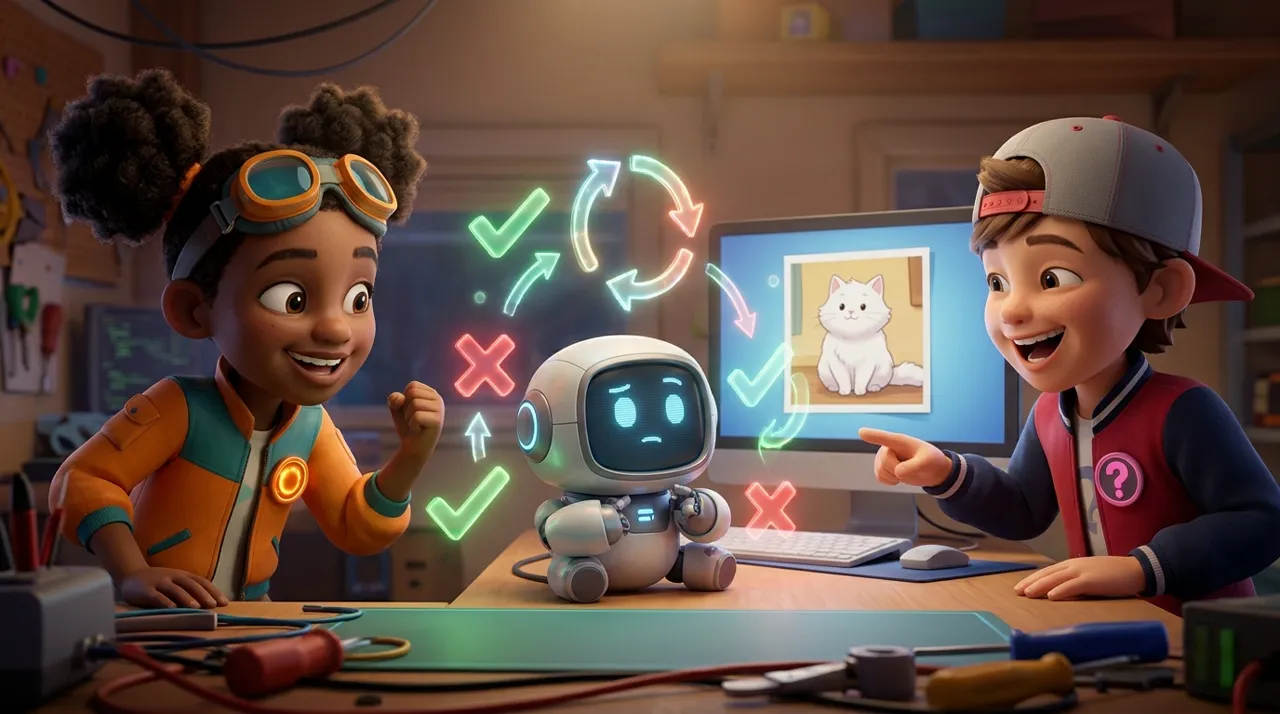
#> input picture app/assets/img2_px5.webp, 1280 x 714 px
$ python -i make_reels.py   (imports and definitions only)
#> lines starting #> are read from the running program, lines starting #| are printed output that depends on the picture
import json, re, subprocess, sys, os
from PIL import Image, ImageDraw, ImageFont, ImageFilter
# Usage: python3 make_reels.py <date YYYY-MM-DD> <input folder with package, images, _music> <output folder> <post numbers...>
U=os.path.join(sys.argv[2],''); R=os.path.join(sys.argv[3],''); DATE=sys.argv[1]
F=os.path.join(os.path.dirname(os.path.abspath(__file__)),'fonts','')
# [1 line not run here, left out]
W,H=1080,1920
NAVY=(6,14,30); WHITE=(242,246,255); MUTED=(176,194,226); CYAN=(102,224,255); AMBER=(255,190,92)
f=lambda n,s: ImageFont.truetype(F+n+'.ttf',s)
TITLE=lambda s:f('nunito-latin-800-normal',s); BODY=lambda s:f('nunito-latin-600-normal',s); BOLD=lambda s:f('nunito-latin-800-normal',s)
# [19 lines left out: functions wrap, rich, not called in this run]
rich.state=False
# [76 lines left out: functions hook_overlay, overlay, not called in this run]
def bg(path):
#> called with path = '../app/assets/img2_px5.webp'
    im=Image.open(path).convert('RGB'); s=max(W*1.12/im.width,H*1.12/im.height)
#> in bg, im is the input picture: PIL image 1280x714 RGB; mean R, G, B 95.3, 76.1, 67.1
#> after `s = max(W * 1.12 / im.width, H * 1.12 / im.height)`: s = 3.01
    im=im.resize((round(im.width*s),round(im.height*s)),Image.LANCZOS)
#> im: PIL image 3855x2150 RGB
    x=(im.width-int(W*1.12))//2; y=(im.height-int(H*1.12))//2
#> after `x = (im.width - int(W * 1.12)) // 2`: x = 1323
#> after `y = (im.height - int(H * 1.12)) // 2`: y = 0
    return im.crop((x,y,x+int(W*1.12),y+int(H*1.12)))
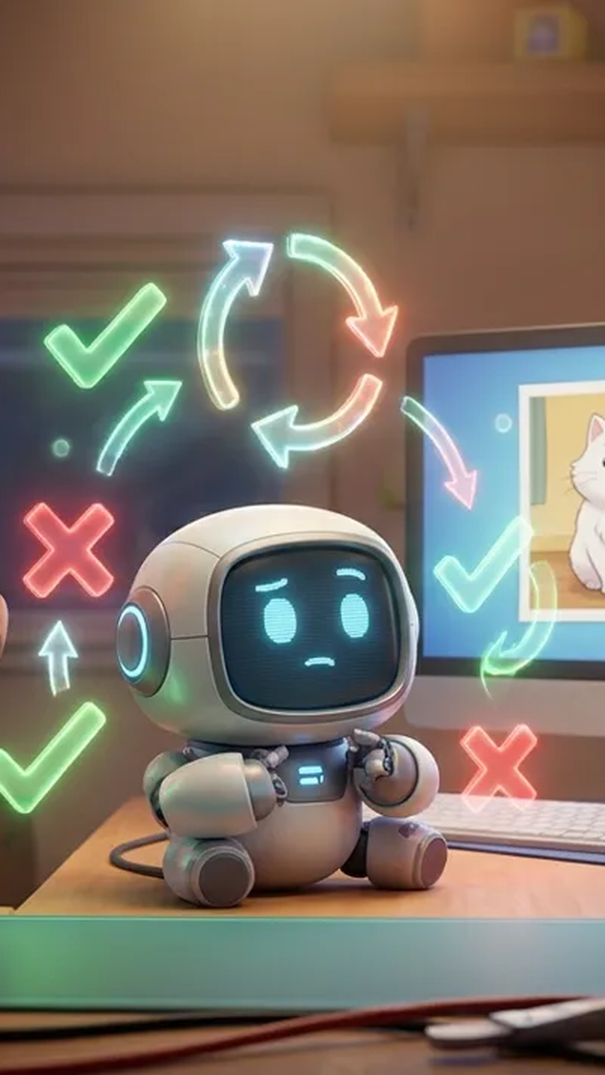
#> returned value: PIL image 1209x2150 RGB (shown at 1/2 size); mean R, G, B 126.9, 116.1, 104.2
# [25 lines left out: function make, not called in this run]
# captions: package description plus the music credit
def caption(p): return p['description'].replace('\n\n#IMAGINE','\n\nMusic: “Discovery” by Scott Buckley (CC BY 4.0)\n\n#IMAGINE',1)
nums=list(map(int,sys.argv[4:]))
# [3 lines not run here, left out]

>>> result = bg('../app/assets/img2_px5.webp')

$ run again, on app/assets/img3_bl4.webp
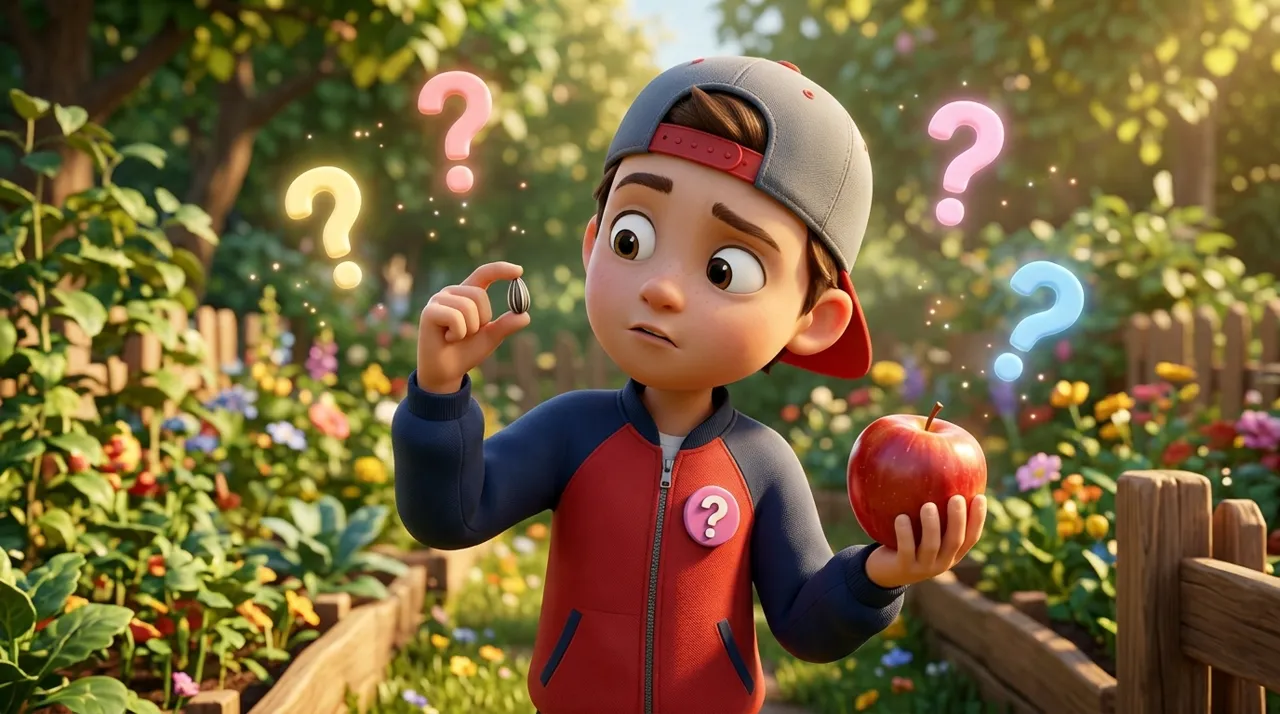
#> input picture app/assets/img3_bl4.webp, 1280 x 714 px
#> in bg, im is the input picture: PIL image 1280x714 RGB; mean R, G, B 119.7, 100.1, 60
#> im: PIL image 3855x2150 RGB
#> in bg, `return im.crop((x,y,x+int(W*1.12),y+int(H*1.12)))`:
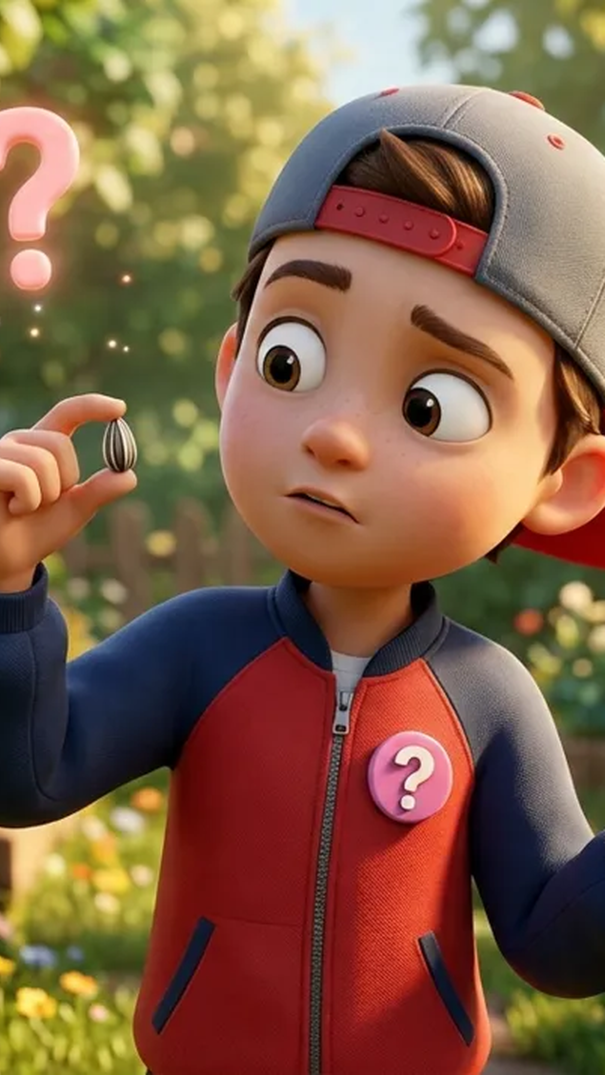
#> returned value: PIL image 1209x2150 RGB (shown at 1/2 size); mean R, G, B 129.4, 95.5, 70.4

$ run again, on app/assets/img3_bl5.webp
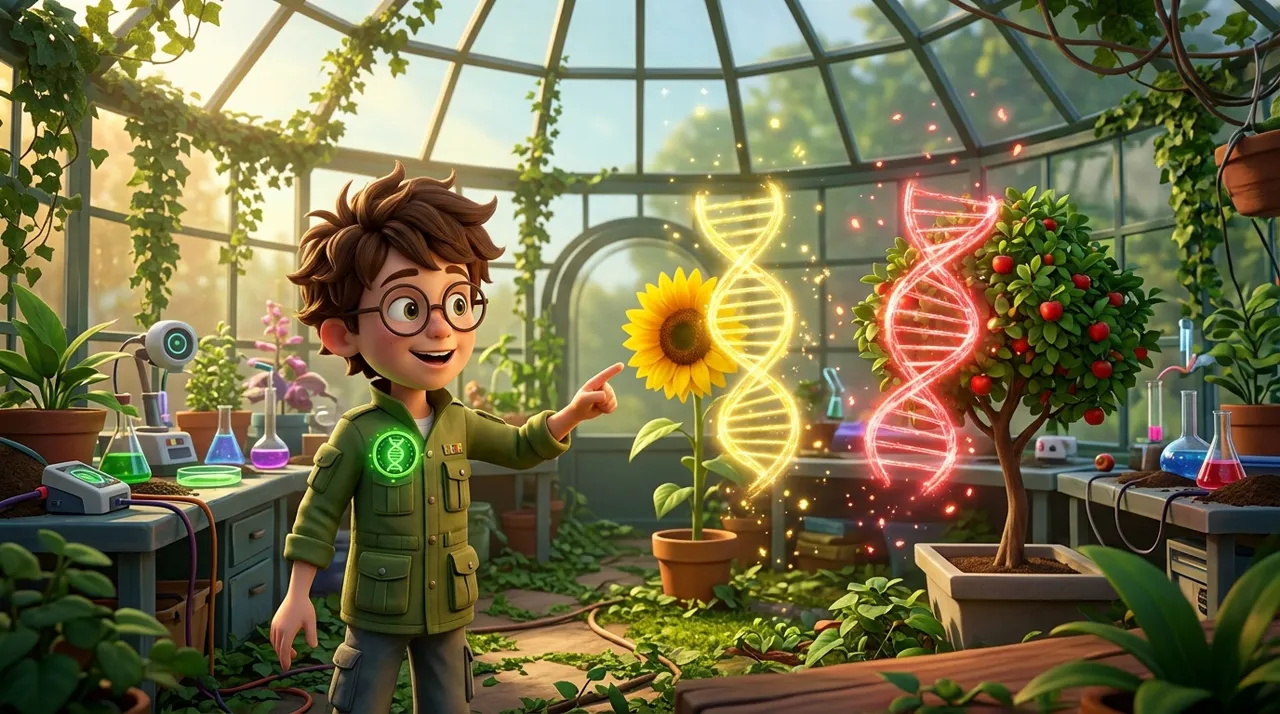
#> input picture app/assets/img3_bl5.webp, 1280 x 714 px
#> in bg, im is the input picture: PIL image 1280x714 RGB; mean R, G, B 116, 110.5, 74.4
#> im: PIL image 3855x2150 RGB
#> in bg, `return im.crop((x,y,x+int(W*1.12),y+int(H*1.12)))`:
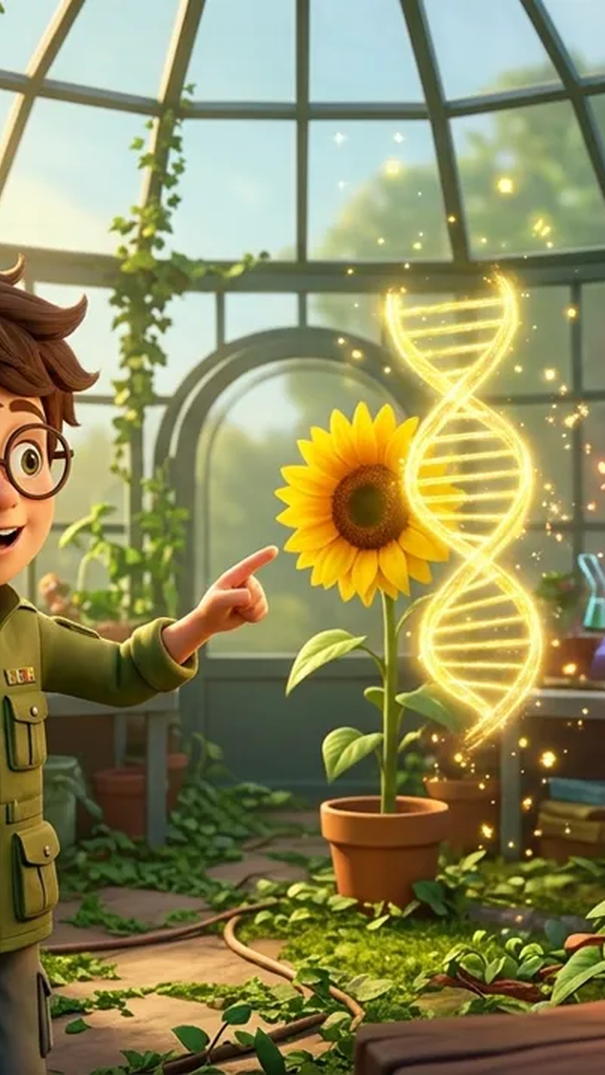
#> returned value: PIL image 1209x2150 RGB (shown at 1/2 size); mean R, G, B 142.5, 139.2, 93.4

$ run again, on app/assets/img3_rb3.webp
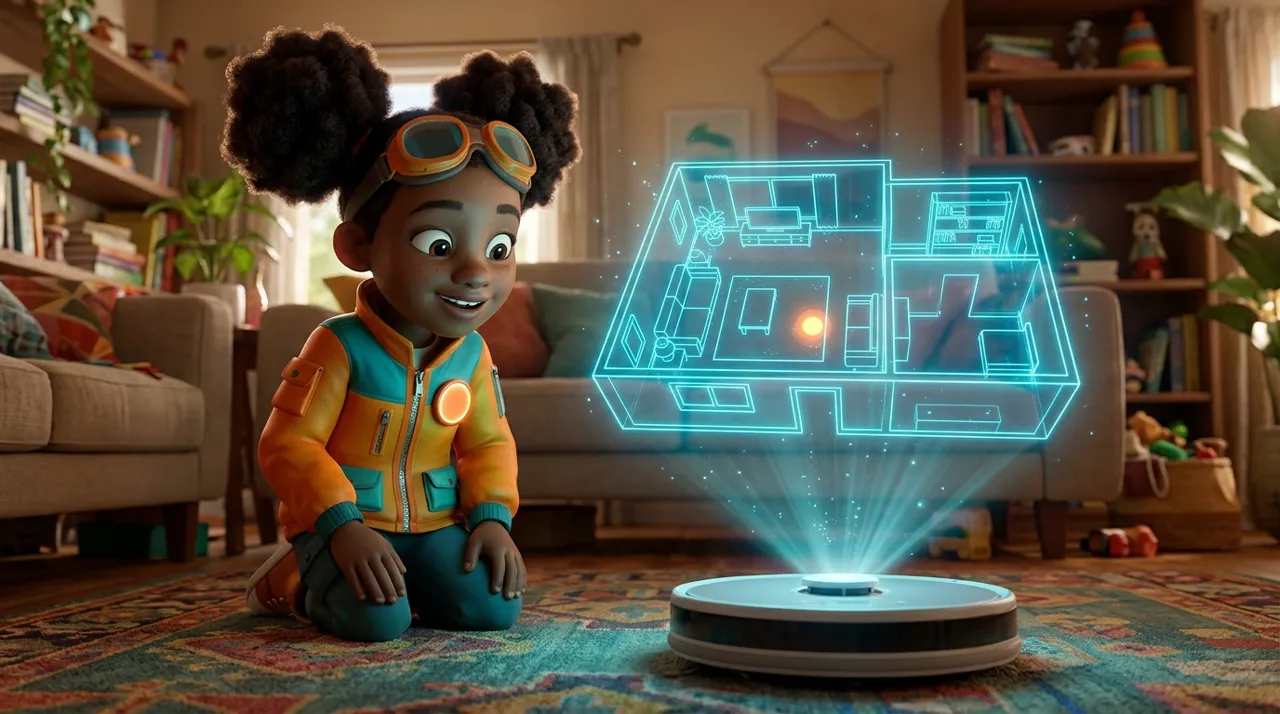
#> input picture app/assets/img3_rb3.webp, 1280 x 714 px
#> in bg, im is the input picture: PIL image 1280x714 RGB; mean R, G, B 86.5, 82, 66.4
#> im: PIL image 3855x2150 RGB
#> in bg, `return im.crop((x,y,x+int(W*1.12),y+int(H*1.12)))`:
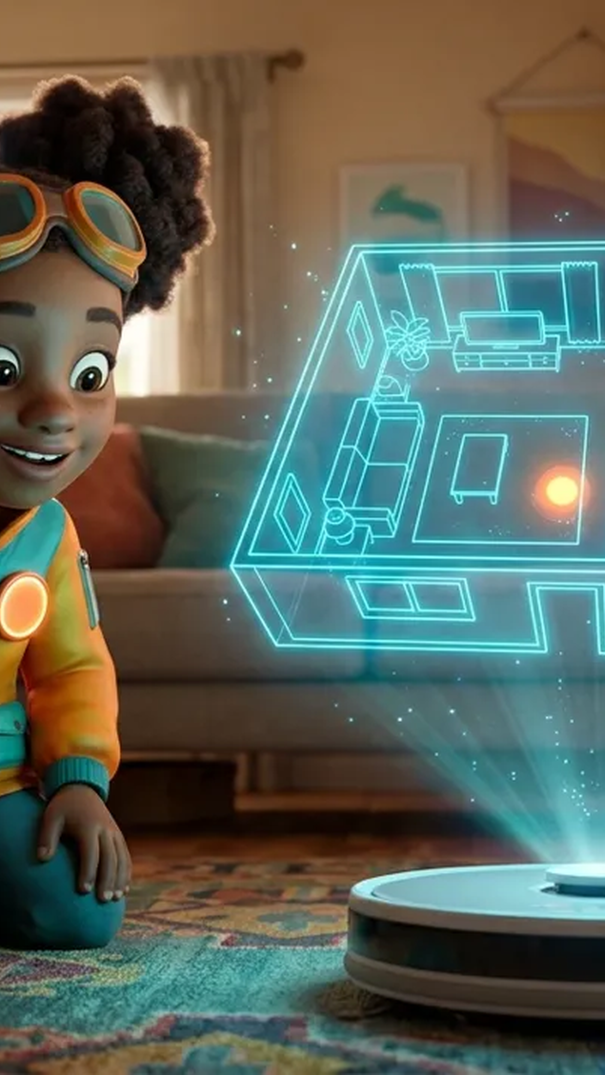
#> returned value: PIL image 1209x2150 RGB (shown at 1/2 size); mean R, G, B 92.2, 101.8, 90.2
